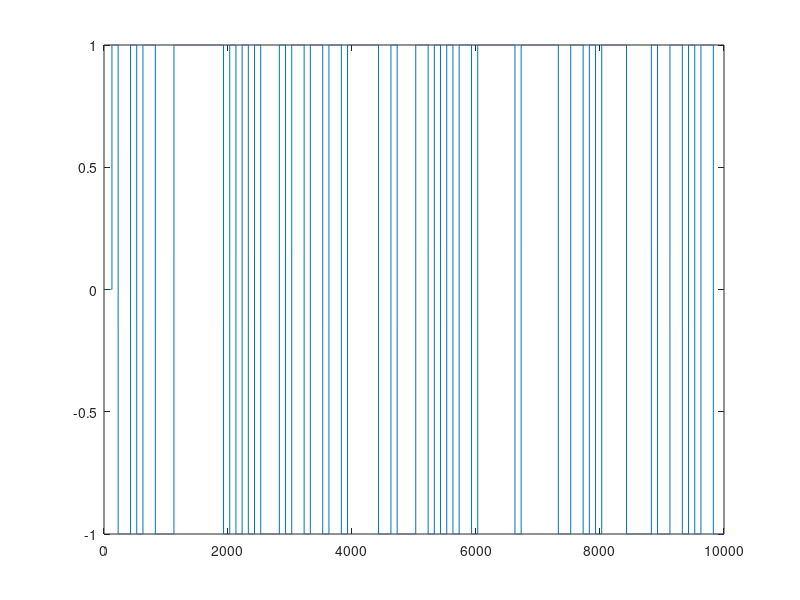

This chart was generated by the following MATLAB code: (Note: this script raises an error after producing the figure.)
Tb = 100;
% u should alternate among 1, 10 and 100 for Tb
A = 1;
N = 100;
alpha = randi([0,Tb],[1,N]);
t = 0:0.1:N * Tb - 0.1;
p = @(t) rectpuls(((t - (Tb / 2)) / Tb));
x = [];
bits = randi([0,1], [1,N]);
for j = 1 : N
    %count_rows = height(t);
    x(j,:) = zeros(1,length(t));
    for  i = 1 : N
       if (bits(i) == 0)
           x(j,:) = x(j,:) - A.* p(t-i *Tb - alpha (j));
       else
           x(j,:) = x(j,:) + A.* p(t-i *Tb - alpha (j));
       end
    end
end
figure
plot(t,x(1,:));
title('polar NRZ process with Tb = ',Tb);
%title(Tb);
xlabel('time vector');
ylabel('sample functions');